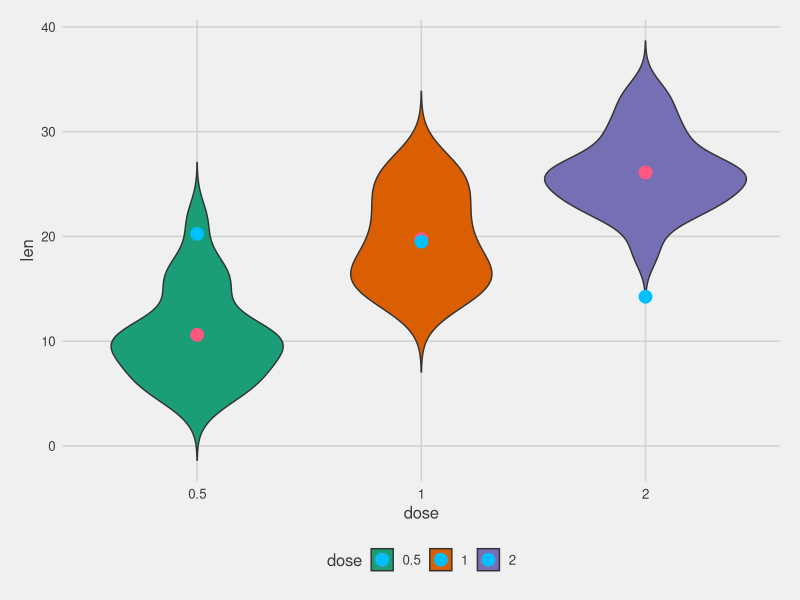

R code for this plot:
library(ggplot2)
library(ggthemes)



ToothGrowth$dose <- as.factor(ToothGrowth$dose)
ggplot(ToothGrowth, aes(x=dose, y=len, fill=dose)) + 
  scale_fill_brewer(palette="Dark2") +
  geom_violin(trim=FALSE) +
  theme_fivethirtyeight() +
  theme(axis.title = element_text()) +
  theme(legend.position="bottom") +
  stat_summary(fun=mean, geom="point", size=4, color="#ff577e") +
  stat_summary(fun=var, geom="point", size=4, color="deepskyblue")

